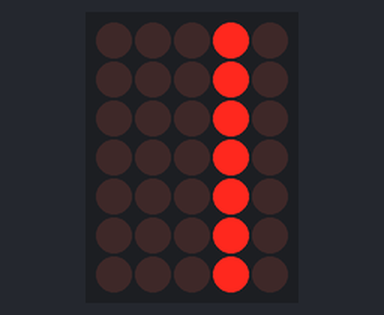
Simulated run of this sketch. Board: Arduino Uno, built with avr-gcc and run on an emulated ATmega328P. Parts: 5×7 LED matrix. Wiring (inferred from the names in the program): LED matrix (orientation assumed): rows pin 7, pin 8, pin 9, pin 10, pin 11, pin 12, pin 13; columns pin 5, pin 4, pin 3, pin 2, pin 6.

Above: at 0.26 s.
At 1.03 s:
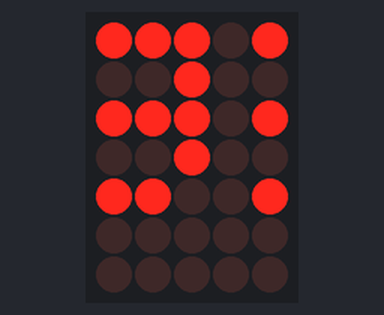
At 1.79 s:
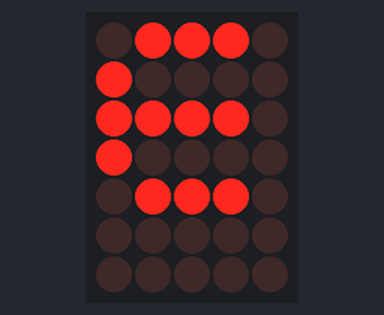
At 3.63 s:
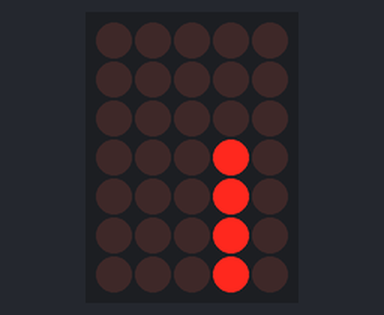
At 5.25 s:
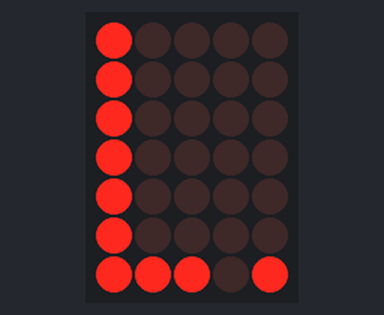
At 6.85 s:
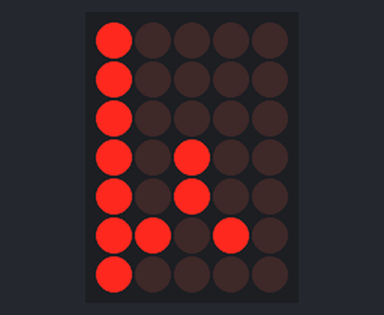

The sketch:

five_by_seven.ino
```cpp
/*
 * Title: HDSP-4403 LED controller
 * Author: Michael Vartan
 * Contact: admin@mvartan.com
 * Date: 7 March 2013
 */
#include "Timer.h"

const int CHARACTER_TIME = 400;
const int X[5] = {6,5,4,3,2};         // pixel columns pin
const int Y[7] = {13,12,11,10,9,8,7}; // pixel rows pins
const char* DISPLAY_MESSAGE = " Made By VARTAN";


/***************************************************************
 * Font taken from:                                            *
 * http://www.openobject.org/opensourceurbanism/Bike_POV_Beta_4*
 ***************************************************************/
const byte font[][5] = {
{},{},{},{},{},{},{},{},
{},{},{},{},{},{},{},{},
{},{},{},{},{},{},{},{},
{},{},{},{},{},{},{},{},
{0x00,0x00,0x00,0x00,0x00}, // 0x20 32
{0x00,0x00,0x6f,0x00,0x00}, // ! 0x21 33
{0x00,0x07,0x00,0x07,0x00}, // " 0x22 34
{0x14,0x7f,0x14,0x7f,0x14}, // # 0x23 35
{0x00,0x07,0x04,0x1e,0x00}, // $ 0x24 36
{0x23,0x13,0x08,0x64,0x62}, // % 0x25 37
{0x36,0x49,0x56,0x20,0x50}, // & 0x26 38
{0x00,0x00,0x07,0x00,0x00}, // ' 0x27 39
{0x00,0x1c,0x22,0x41,0x00}, // ( 0x28 40
{0x00,0x41,0x22,0x1c,0x00}, // ) 0x29 41
{0x14,0x08,0x3e,0x08,0x14}, // * 0x2a 42
{0x08,0x08,0x3e,0x08,0x08}, // + 0x2b 43
{0x00,0x50,0x30,0x00,0x00}, // , 0x2c 44
{0x08,0x08,0x08,0x08,0x08}, // - 0x2d 45
{0x00,0x60,0x60,0x00,0x00}, // . 0x2e 46
{0x20,0x10,0x08,0x04,0x02}, // / 0x2f 47
{0x3e,0x51,0x49,0x45,0x3e}, // 0 0x30 48
{0x00,0x42,0x7f,0x40,0x00}, // 1 0x31 49
{0x42,0x61,0x51,0x49,0x46}, // 2 0x32 50
{0x21,0x41,0x45,0x4b,0x31}, // 3 0x33 51
{0x18,0x14,0x12,0x7f,0x10}, // 4 0x34 52
{0x27,0x45,0x45,0x45,0x39}, // 5 0x35 53
{0x3c,0x4a,0x49,0x49,0x30}, // 6 0x36 54
{0x01,0x71,0x09,0x05,0x03}, // 7 0x37 55
{0x36,0x49,0x49,0x49,0x36}, // 8 0x38 56
{0x06,0x49,0x49,0x29,0x1e}, // 9 0x39 57
{0x00,0x36,0x36,0x00,0x00}, // : 0x3a 58
{0x00,0x56,0x36,0x00,0x00}, // ; 0x3b 59
{0x08,0x14,0x22,0x41,0x00}, // < 0x3c 60
{0x14,0x14,0x14,0x14,0x14}, // = 0x3d 61
{0x00,0x41,0x22,0x14,0x08}, // > 0x3e 62
{0x02,0x01,0x51,0x09,0x06}, // ? 0x3f 63
{0x3e,0x41,0x5d,0x49,0x4e}, // @ 0x40 64
{0x7e,0x09,0x09,0x09,0x7e}, // A 0x41 65
{0x7f,0x49,0x49,0x49,0x36}, // B 0x42 66
{0x3e,0x41,0x41,0x41,0x22}, // C 0x43 67
{0x7f,0x41,0x41,0x41,0x3e}, // D 0x44 68
{0x7f,0x49,0x49,0x49,0x41}, // E 0x45 69
{0x7f,0x09,0x09,0x09,0x01}, // F 0x46 70
{0x3e,0x41,0x49,0x49,0x7a}, // G 0x47 71
{0x7f,0x08,0x08,0x08,0x7f}, // H 0x48 72
{0x00,0x41,0x7f,0x41,0x00}, // I 0x49 73
{0x20,0x40,0x41,0x3f,0x01}, // J 0x4a 74
{0x7f,0x08,0x14,0x22,0x41}, // K 0x4b 75
{0x7f,0x40,0x40,0x40,0x40}, // L 0x4c 76
{0x7f,0x02,0x0c,0x02,0x7f}, // M 0x4d 77
{0x7f,0x04,0x08,0x10,0x7f}, // N 0x4e 78
{0x3e,0x41,0x41,0x41,0x3e}, // O 0x4f 79
{0x7f,0x09,0x09,0x09,0x06}, // P 0x50 80
{0x3e,0x41,0x51,0x21,0x5e}, // Q 0x51 81
{0x7f,0x09,0x19,0x29,0x46}, // R 0x52 82
{0x46,0x49,0x49,0x49,0x31}, // S 0x53 83
{0x01,0x01,0x7f,0x01,0x01}, // T 0x54 84
{0x3f,0x40,0x40,0x40,0x3f}, // U 0x55 85
{0x0f,0x30,0x40,0x30,0x0f}, // V 0x56 86
{0x3f,0x40,0x30,0x40,0x3f}, // W 0x57 87
{0x63,0x14,0x08,0x14,0x63}, // X 0x58 88
{0x07,0x08,0x70,0x08,0x07}, // Y 0x59 89
{0x61,0x51,0x49,0x45,0x43}, // Z 0x5a 90
{0x3c,0x4a,0x49,0x29,0x1e}, // [ 0x5b 91
{0x02,0x04,0x08,0x10,0x20}, // \ 0x5c 92
{0x00,0x41,0x7f,0x00,0x00}, // ] 0x5d 93
{0x04,0x02,0x01,0x02,0x04}, // ^ 0x5e 94
{0x40,0x40,0x40,0x40,0x40}, // _ 0x5f 95
{0x00,0x00,0x03,0x04,0x00}, // ` 0x60 96
{0x20,0x54,0x54,0x54,0x78}, // a 0x61 97
{0x7f,0x48,0x44,0x44,0x38}, // b 0x62 98
{0x38,0x44,0x44,0x44,0x20}, // c 0x63 99
{0x38,0x44,0x44,0x48,0x7f}, // d 0x64 100
{0x38,0x54,0x54,0x54,0x18}, // e 0x65 101
{0x08,0x7e,0x09,0x01,0x02}, // f 0x66 102
{0x0c,0x52,0x52,0x52,0x3e}, // g 0x67 103
{0x7f,0x08,0x04,0x04,0x78}, // h 0x68 104
{0x00,0x44,0x7d,0x40,0x00}, // i 0x69 105
{0x20,0x40,0x44,0x3d,0x00}, // j 0x6a 106
{0x00,0x7f,0x10,0x28,0x44}, // k 0x6b 107
{0x00,0x41,0x7f,0x40,0x00}, // l 0x6c 108
{0x7c,0x04,0x18,0x04,0x78}, // m 0x6d 109
{0x7c,0x08,0x04,0x04,0x78}, // n 0x6e 110
{0x38,0x44,0x44,0x44,0x38}, // o 0x6f 111
{0x7c,0x14,0x14,0x14,0x08}, // p 0x70 112
{0x08,0x14,0x14,0x18,0x7c}, // q 0x71 113
{0x7c,0x08,0x04,0x04,0x08}, // r 0x72 114
{0x48,0x54,0x54,0x54,0x20}, // s 0x73 115
{0x04,0x3f,0x44,0x40,0x20}, // t 0x74 116
{0x3c,0x40,0x40,0x20,0x7c}, // u 0x75 117
{0x1c,0x20,0x40,0x20,0x1c}, // v 0x76 118
{0x3c,0x40,0x30,0x40,0x3c}, // w 0x77 119
{0x44,0x28,0x10,0x28,0x44}, // x 0x78 120
{0x0c,0x50,0x50,0x50,0x3c}, // y 0x79 121
{0x44,0x64,0x54,0x4c,0x44}, // z 0x7a 122
{0x00,0x08,0x36,0x41,0x41}, // { 0x7b 123
{0x00,0x00,0x7f,0x00,0x00}, // | 0x7c 124
{0x41,0x41,0x36,0x08,0x00}, // } 0x7d 125
{0x04,0x02,0x04,0x08,0x04}, // ~ 0x7e 126
};


int messageLength=0;
int time = 0;
Timer t;

void setup() {
  messageLength = strlen(DISPLAY_MESSAGE);
  int tickEvent = t.every(CHARACTER_TIME/5, moveColumn); //will cycle through the character in five moveColumn()s
  for(int i=2;i<14;i++)
    pinMode(i, OUTPUT);           // set pin to input
  clearScreen(); //sets the pins to their off state
}
//shifts the time variable, to move everything by one column
void moveColumn() {
  time = (time+1)%((messageLength)*5);
}

void loop() {
  int lastSpace = -1; //used to add spaces between characters
  t.update();
  int currentTime = time; //is manipulated when we add spaces between characters.
  for(int column=0;column<5;column++) {
    int currentLetter = ((currentTime+column)/5); // gets the number of letter we are on.
    int letterColumn = (currentTime+column)%5; //gets the column number on the letter that we will display on the LED column
    if(letterColumn==0 && lastSpace!=letterColumn) { //adds a space before a new character
      lastSpace=letterColumn;
      currentTime-=1;
      continue;
    }
    char currentCharacter = DISPLAY_MESSAGE[currentLetter]; //gets the ASCII value of the current letter.
    byte fontColumn =  font[currentCharacter][letterColumn]; //retrieves from the 2D array font
    digitalWrite(X[column],HIGH); //activates the current column for lighting
    for(int row=0;row<7;row++) {
      int bitValue = !!(fontColumn & (1 << row)); //retrieves bits out of the byte fontColumn
      if(bitValue==1)
        digitalWrite(Y[row],LOW); //activate row when bitValue == 1
    }
    delay(2); //seems to make the LED appear brighter with a 1ms delay here.
    for(int i=0;i<7;i++)
      digitalWrite(Y[i],HIGH); //deactivates row

    digitalWrite(X[column],LOW); //deactivates column
  }
}
//deactivates all LED rows/columns
void clearScreen() {
  for(int i=0;i<5;i++) {
    digitalWrite(X[i],LOW);
  }
  for(int i=0;i<7;i++) {
    digitalWrite(Y[i],HIGH);
  }
}
```

Measured:
- by itself, everything shown: repeats every 6.3 s, in 72 steps
